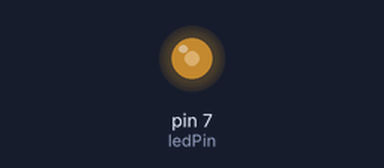
Simulated run of this sketch. Board: Arduino Uno, built with avr-gcc and run on an emulated ATmega328P. Shown: output pins drawn as LEDs (lit = HIGH).

Above: at 0.14 s.
Timing chart, 0 to 40.0 s (numbered marks = the images above):
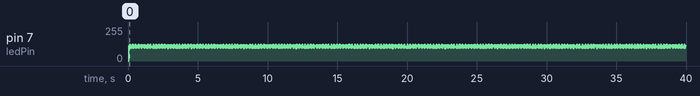

The sketch:

06C17_pwm_challenge_practice.ino
```cpp
const int ledPin = 7;
int pwm_period = 1000; // 기본값: 1ms
int pwm_duty = 50;    // 기본값: 50%
void set_period(int period) {
  if (period < 100) period = 100;
  if (period > 10000) period = 10000;
  pwm_period = period;
}

void set_duty(int duty) {
  if (duty < 0) duty = 0;
  if (duty > 100) duty = 100;
  pwm_duty = duty;
}

void setup() {
  pinMode(ledPin, OUTPUT);
  set_period(100); // 0.1ms
}
//period를 10ms로 설정하고 싶으면 set_period(10000), 1ms로 설정하고 싶으면 set_period(1000), 0.1ms로 설정하고 싶으면 set_period(100)

void loop() {
  // 밝기 증가 (0→100)
  for (int duty = 0; duty <= 100; duty++) {
    set_duty(duty);
    int on_time = pwm_period * pwm_duty / 100;
    int off_time = pwm_period - on_time;
    digitalWrite(ledPin, HIGH);
    delayMicroseconds(on_time);
    digitalWrite(ledPin, LOW);
    delayMicroseconds(off_time);
  }
  // 밝기 감소 (100→0)
  for (int duty = 100; duty >= 0; duty--) {
    set_duty(duty);
    int on_time = pwm_period * pwm_duty / 100;
    int off_time = pwm_period - on_time;
    digitalWrite(ledPin, HIGH);
    delayMicroseconds(on_time);
    digitalWrite(ledPin, LOW);
    delayMicroseconds(off_time);
  }
}
```
